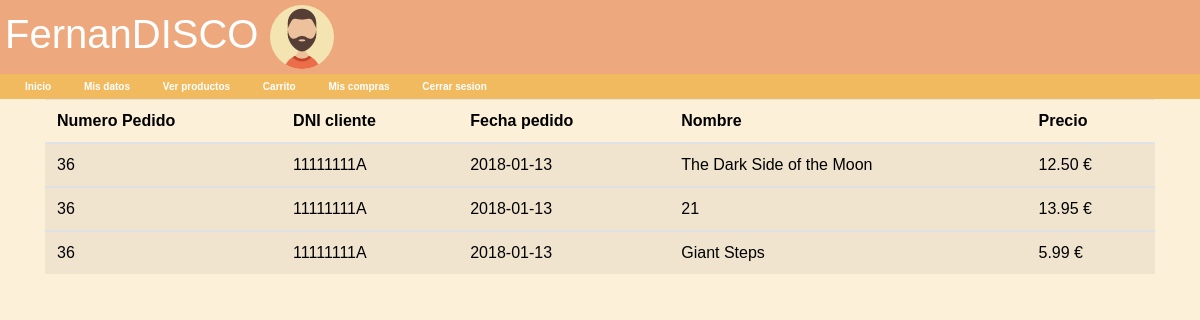
The app's page /compras.php (signed in) with its own data.
### tables this page shows
CREATE TABLE IF NOT EXISTS `lineas` (
  `NUM_PEDIDO` int(4) NOT NULL,
  `NUM_LINEA` int(11) NOT NULL,
  `PRODUCTO` varchar(150) NOT NULL,
  `PRECIO` decimal(9,2) NOT NULL,
  PRIMARY KEY (`NUM_PEDIDO`,`NUM_LINEA`),
  KEY `NUM_PEDIDO` (`NUM_PEDIDO`),
  KEY `NUM_LINEA` (`NUM_LINEA`)
);

CREATE TABLE IF NOT EXISTS `pedidos` (
  `NUM_PEDIDO` int(4) NOT NULL AUTO_INCREMENT,
  `DNI` varchar(9) NOT NULL,
  `FECHA` date NOT NULL,
  `TOTAL_PEDIDO` decimal(9,2) NOT NULL,
  PRIMARY KEY (`NUM_PEDIDO`),
  KEY `NUM_PEDIDO` (`NUM_PEDIDO`),
  KEY `DNI` (`DNI`)
);

### compras.php (the view, shortened to what this page needs)
<?php
$conexion = mysqli_connect("localhost","root","","fernandisco" )or die ("No se pudo conectar");
mysqli_set_charset($conexion, "utf8");
if (isset($_SESSION['tipo'])) {
	if ($_SESSION['tipo']=="usuario"){
			include('funciones_login.php');
			echo "<h1>FernanDISCO <img src='img/man.png'> </h1>";
			$sql="SELECT pedidos.NUM_PEDIDO, pedidos.DNI, pedidos.FECHA, lineas.producto, lineas.precio
				FROM pedidos, lineas
				WHERE pedidos.NUM_PEDIDO = lineas.NUM_PEDIDO
				and pedidos.DNI='".$_SESSION['dni']."'";
			$resultado = mysqli_query($conexion, $sql);
			echo "<div class='container'><table class='table table-striped'><thead><tr>
			        <th>Numero Pedido</th>
			        <th>DNI cliente</th>
			        <th>Fecha pedido</th>
			        <th>Nombre</th>
			        <th>Precio</th>
			      </tr></thead>";
			    while ($datos=mysqli_fetch_assoc($resultado))
			    {
				echo "<tbody><tr>
					        <td>".$datos['NUM_PEDIDO']."</td>
					        <td>".$datos['DNI']."</td>
					        <td>".$datos['FECHA']."</td>
					        <td>".$datos['producto']."</td>
					        <td>".$datos['precio']." €</td>
					      </tr>";
			    }
			    echo "</tbody></table></div>";
			}
	}
?>

### css/miestilo.css (style rules this page uses)
html, body { background-color: #FDF0D9; color: black; font-family: sans-serif; margin: 0px; padding: 0px; }
h1 { background-color: #EDA87D; color: white; margin: 0px; padding: 5px; }
img { border: none; }
td, th { padding-left: 5px; padding-right: 5px; }

### records on screen
lineas: NUM_PEDIDO.NUM_PEDIDO "36", NUM_PEDIDO.DNI "11111111A", NUM_PEDIDO.FECHA "2018-01-13", PRODUCTO "The Dark Side of the Moon", PRECIO "12.50"
lineas: NUM_PEDIDO.NUM_PEDIDO "36", NUM_PEDIDO.DNI "11111111A", NUM_PEDIDO.FECHA "2018-01-13", PRODUCTO "21", PRECIO "13.95"
lineas: NUM_PEDIDO.NUM_PEDIDO "36", NUM_PEDIDO.DNI "11111111A", NUM_PEDIDO.FECHA "2018-01-13", PRODUCTO "Giant Steps", PRECIO "5.99"
